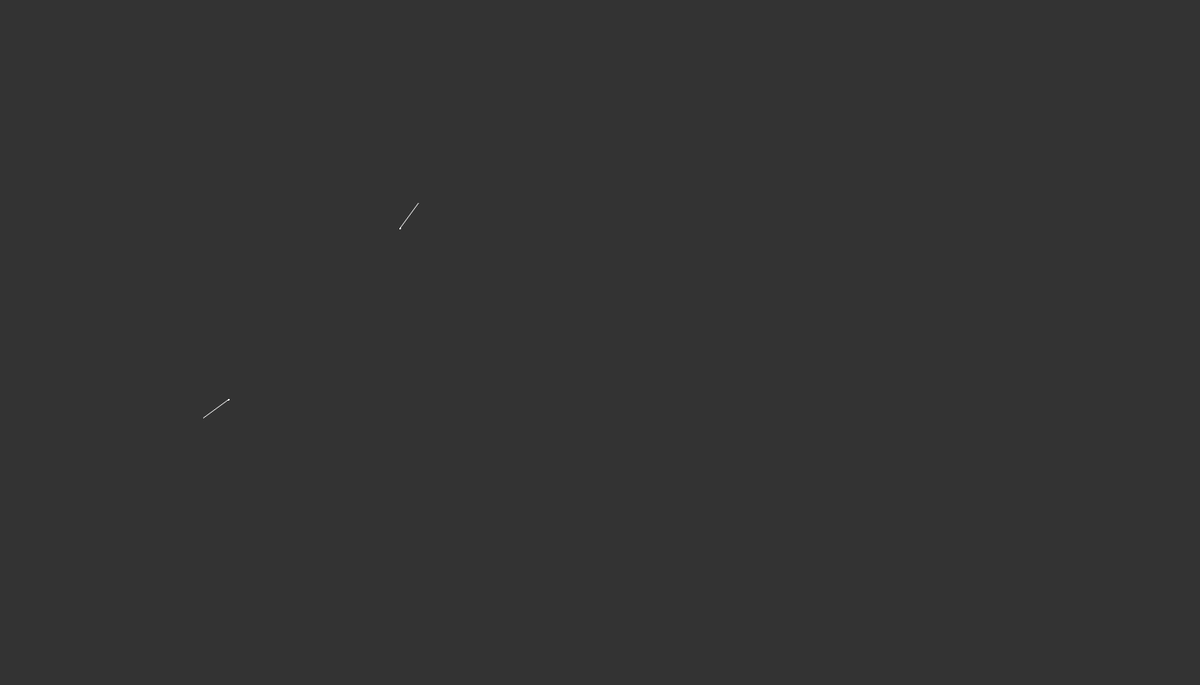
Frame 1 (no input)
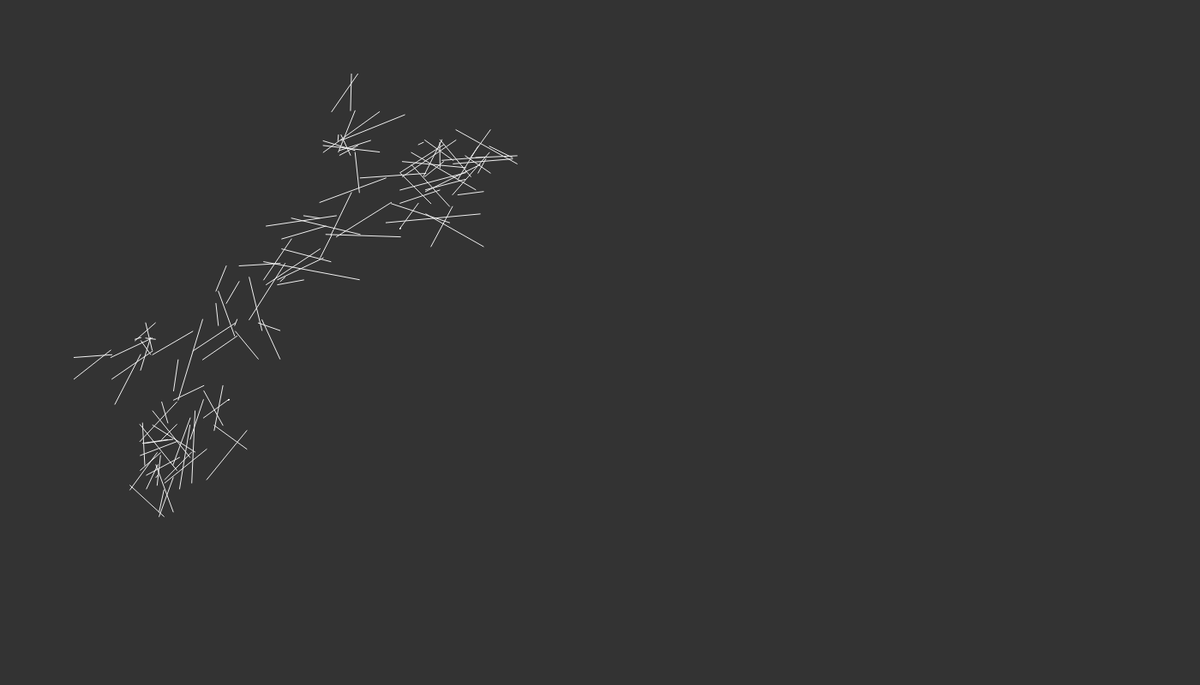
Frame 60 (no input)
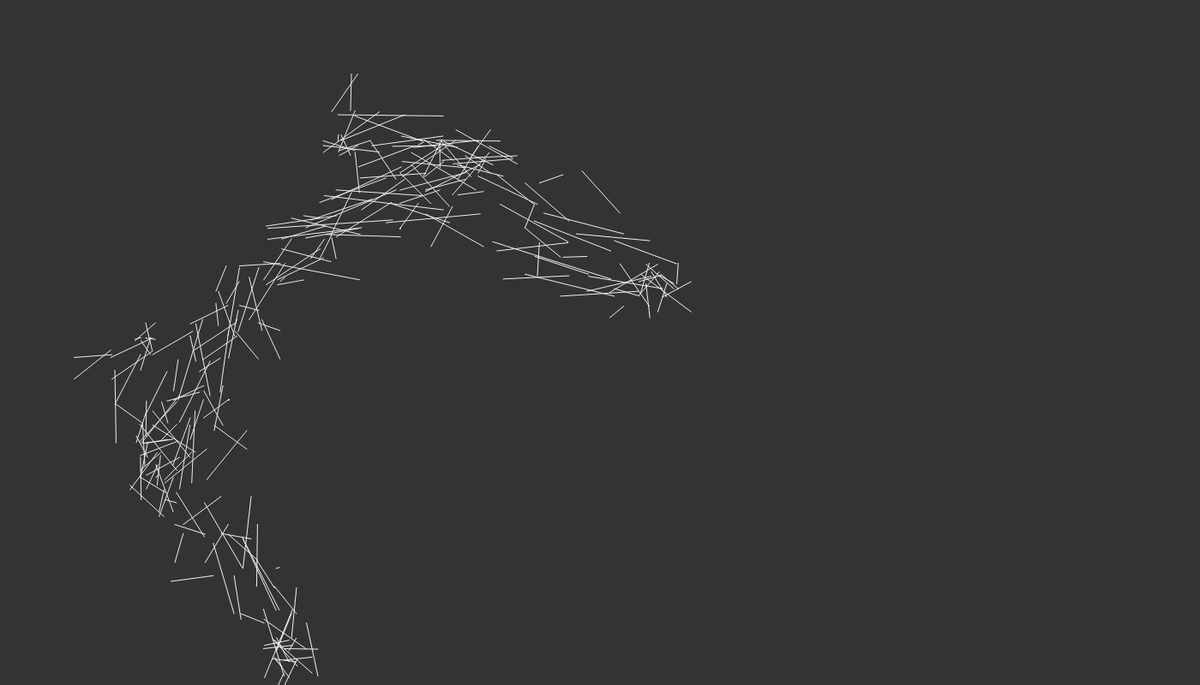
Frame 120 (the mouse pressed at the canvas centre since frame 60)

The p5.js sketch that drew these frames (run headless with seeded random() and noise() and a simulated clock; from frame 60 on, the mouse is pressed at the canvas centre):

// p5.js sketch
// ── sketch.js

var num = 2000;
var range = 6;

//position of point
var posX = [];
var posY = [];


function setup() {
  createCanvas(1400, 800);
  for ( var i = 0; i < num; i++ ) {
    posX[i] = width / 3;
    posY[i] = height / 3;
  }
  frameRate(50);
}

function draw() {
  background(51);

  // 2 points to left
  for ( var i = 1; i < num; i++ ) {
    posX[i - 1] = posX[i];
    posY[i - 1] = posY[i];
  }

  // Put a new value at the end of the array
  posX[num - 1] = posX[num - 1] + random(-50, 50);
  posY[num - 1] = posY[num - 1] + random(-50, 50);

  // Constrain all points to the screen
  posX[num - 1] = constrain(posX[num - 1], 0, width);
  posY[num - 1] = constrain(posY[num - 1], 0, height);

  // Draw a line connecting the points
  for ( var j = 1; j < num; j++ ) {
    var val = j*.75 / num * 255.0 + 51;
    stroke(val);
    line(posY[j - 1], posX[j - 2], posY[j], posX[j]);
      line(posX[j - 4], posY[j - 1], posX[j], posY[j]);

      
  }
}
